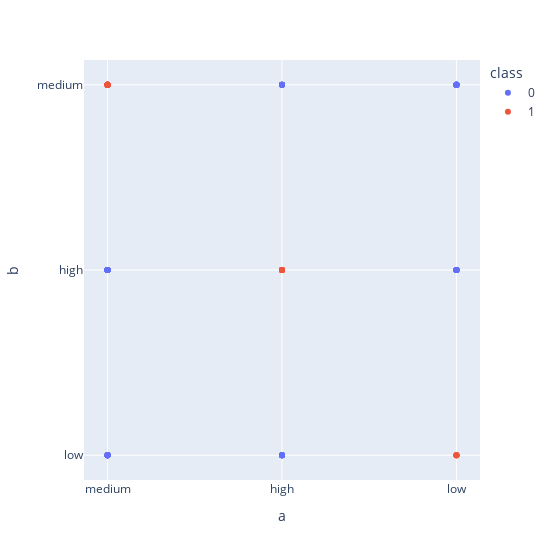

Here is the notebook cell this chart was saved with:
### Code cell
fig = px.scatter(df, x='a',
            y='b',
            color='class',
            height=560,
            width=560,
            )
fig.show()

### Figure 1 — Plotly figure (JSON) as saved in the notebook; plotly's stock layout.template omitted (floating-point values rounded to 4 significant figures)
{"data": [{"hovertemplate": "class=0<br>a=%{x}<br>b=%{y}<extra></extra>", "legendgroup": "0", "marker": {"color": "#636efa", "symbol": "circle"}, "mode": "markers", "name": "0", "orientation": "v", "showlegend": true, "type": "scatter", "x": ["medium", "medium", "medium", "high", "medium", "medium", "high", "medium", "medium", "high", "low", "medium", "low", "low", "low", "low", "high", "medium", "medium", "high", "medium", "low", "medium", "low", "high", "low", "high", "low", "low", "medium", "medium", "medium", "medium", "low", "high", "high", "high", "high", "low", "medium", "medium", "medium", "low", "medium", "medium", "high", "high", "medium", "low", "low", "low", "low", "medium", "high", "medium", "medium", "medium", "medium", "medium", "medium", "medium", "low", "low", "low", "low", "high", "medium", "low", "low"], "xaxis": "x", "y": ["low", "low", "high", "low", "high", "high", "medium", "high", "low", "low", "medium", "high", "medium", "medium", "high", "medium", "low", "high", "low", "medium", "high", "medium", "low", "high", "medium", "high", "medium", "medium", "high", "high", "low", "high", "low", "medium", "low", "low", "low", "medium", "high", "high", "high", "low", "high", "low", "high", "low", "medium", "low", "medium", "medium", "medium", "medium", "low", "medium", "low", "high", "high", "low", "high", "high", "high", "high", "high", "medium", "high", "low", "low", "medium", "medium"], "yaxis": "y"}, {"hovertemplate": "class=1<br>a=%{x}<br>b=%{y}<extra></extra>", "legendgroup": "1", "marker": {"color": "#EF553B", "symbol": "circle"}, "mode": "markers", "name": "1", "orientation": "v", "showlegend": true, "type": "scatter", "x": ["low", "medium", "low", "high", "medium", "high", "medium", "low", "high", "medium", "medium", "high", "medium", "medium", "high", "medium", "medium", "low", "high", "high", "medium", "medium", "medium", "medium", "medium", "high", "low", "medium", "high", "medium", "medium"], "xaxis": "x", "y": ["low", "medium", "low", "high", "medium", "high", "medium", "low", "high", "medium", "medium", "high", "medium", "medium", "high", "medium", "medium", "low", "high", "high", "medium", "medium", "medium", "medium", "medium", "high", "low", "medium", "high", "medium", "medium"], "yaxis": "y"}], "layout": {"height": 560, "legend": {"title": {"text": "class"}, "tracegroupgap": 0}, "margin": {"t": 60}, "width": 560, "xaxis": {"anchor": "y", "domain": [0, 1], "title": {"text": "a"}}, "yaxis": {"anchor": "x", "domain": [0, 1], "title": {"text": "b"}}}}
